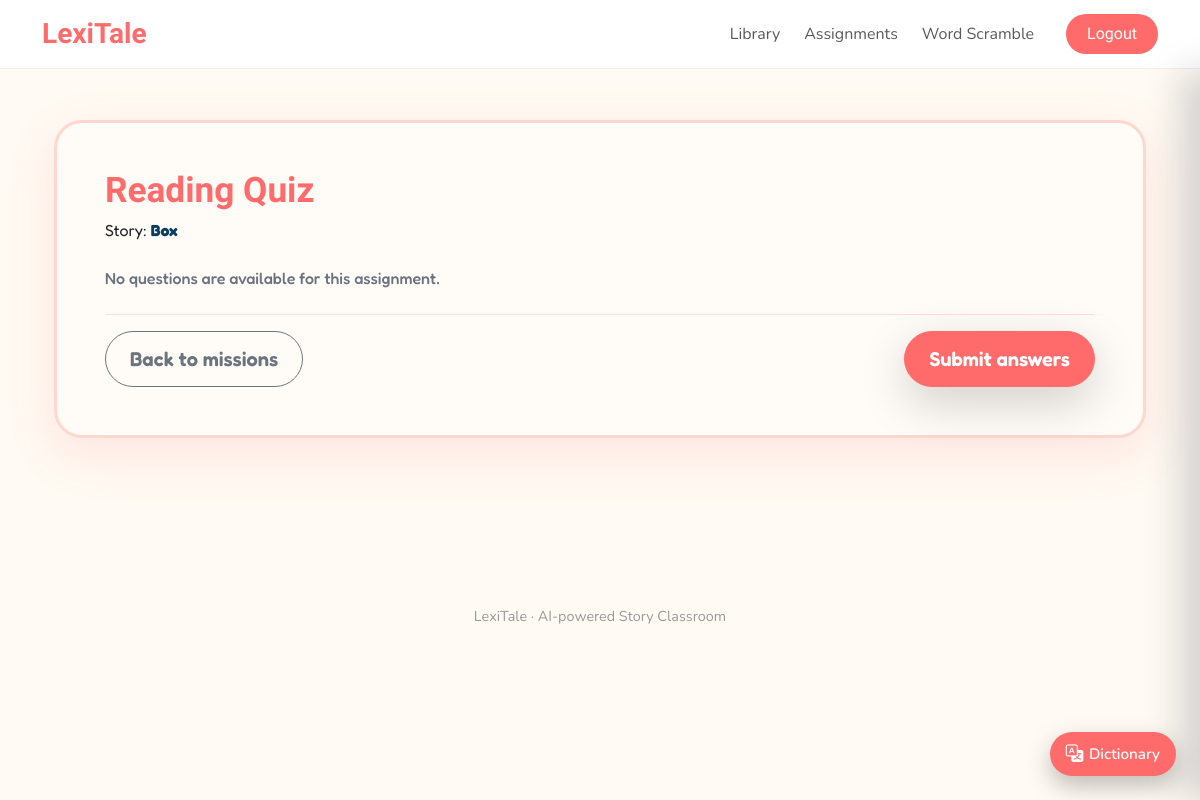
Page /assignments/1 (signed in) on the earlier database version.
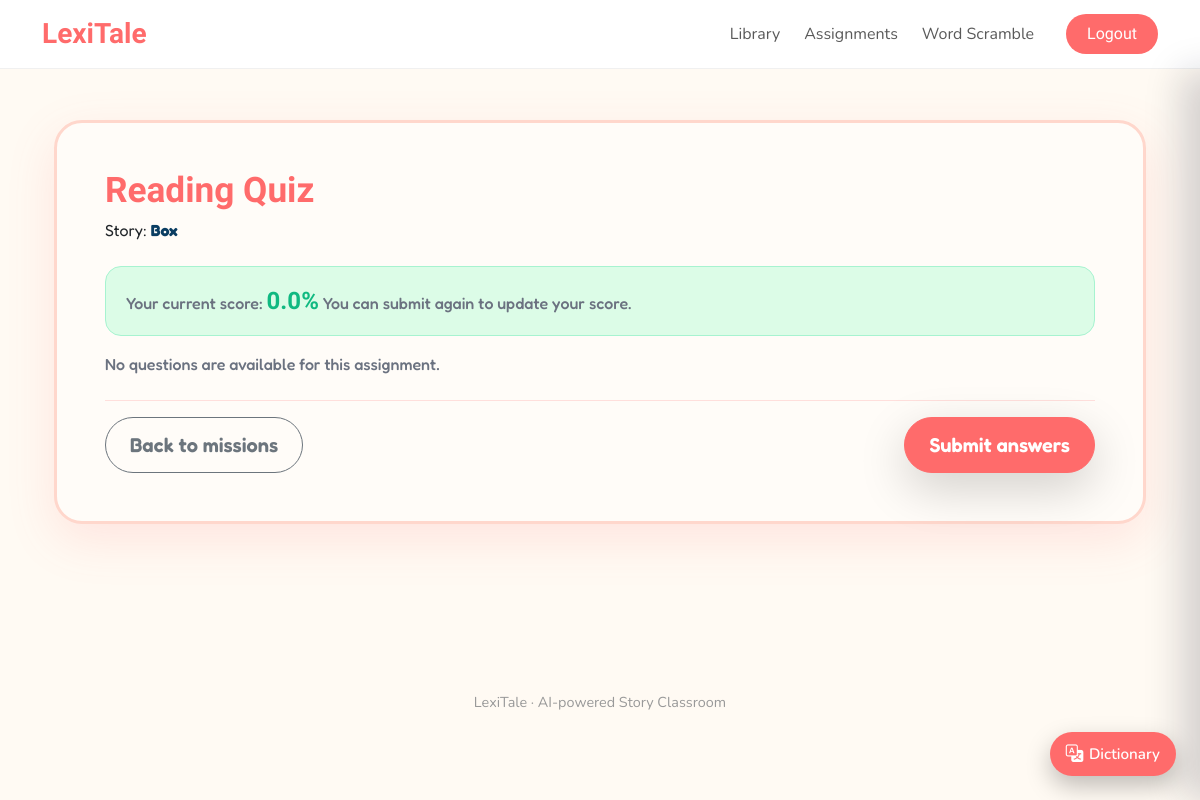
Same page on the later database version.
### tables this page shows
CREATE TABLE assignment_submissions (
            id INTEGER PRIMARY KEY AUTOINCREMENT,
            assignment_id INTEGER NOT NULL,
            user_id INTEGER NOT NULL,
            story_id INTEGER NOT NULL,
            draft_id INTEGER,
            completion_text TEXT,
            answers_json TEXT,
            score REAL,
            created_at TEXT DEFAULT (DATETIME('now')),
            updated_at TEXT DEFAULT (DATETIME('now')), comment TEXT, reviewed_at TEXT,
            FOREIGN KEY (assignment_id) REFERENCES assignments(id) ON DELETE CASCADE,
            FOREIGN KEY (story_id) REFERENCES stories(id) ON DELETE CASCADE,
            FOREIGN KEY (draft_id) REFERENCES finish_drafts(id) ON DELETE SET NULL,
            FOREIGN KEY (user_id) REFERENCES users(id) ON DELETE CASCADE
        );

### app.py (the view, shortened to what this page needs)
@app.route("/assignments/<int:assignment_id>", methods=["GET", "POST"])
@login_required
def assignment_detail(assignment_id: int):
    db = get_db()
    user_id = g.current_user["id"]
    assignment = db.execute(
        """
        SELECT * FROM assignments
        WHERE id = ? AND assignee_id = ?
        """,
        (assignment_id, user_id),
    ).fetchone()
    if not assignment:
        flash("Assignment not found or not assigned to you.", "warning")
        return redirect(url_for("assignments_list"))
    story = db.execute(
        "SELECT * FROM stories WHERE id = ?",
        (assignment["story_id"],),
    ).fetchone()
    if not story:
        flash("Story for this assignment could not be found.", "warning")
        return redirect(url_for("assignments_list"))
    draft = None
    if assignment.get("draft_id"):
        draft = db.execute(
            "SELECT * FROM finish_drafts WHERE id = ?",
            (assignment["draft_id"],),
        ).fetchone()
    submission = db.execute(
        """
        SELECT *
        FROM assignment_submissions
        WHERE assignment_id = ? AND user_id = ?
        ORDER BY datetime(updated_at) DESC
        LIMIT 1
        """,
        (assignment_id, user_id),
    ).fetchone()
    if assignment["assignment_type"] == "finish":
        if request.method == "POST":
            completion_text = (request.form.get("completion_text") or "").strip()
            if not completion_text:
                flash("Please write your ending before submitting.", "warning")
                return redirect(request.url)
            now = datetime.utcnow().isoformat(timespec="seconds")
            if submission:
                db.execute(
                    """
                    UPDATE assignment_submissions
                    SET completion_text = ?, updated_at = ?
                    WHERE id = ?
                    """,
                    (completion_text, now, submission["id"]),
                )
            else:
                db.execute(
                    """
                    INSERT INTO assignment_submissions
                    (assignment_id, user_id, story_id, draft_id,
                     completion_text, created_at, updated_at)
                    VALUES (?, ?, ?, ?, ?, ?, ?)
                    """,
                    (
                        assignment_id,
                        user_id,
                        assignment["story_id"],
                        assignment["draft_id"],
                        completion_text,
                        now,
                        now,
                    ),
                )
            db.execute(
                """
                UPDATE assignments
                SET status = 'submitted',
                    attempt_count = COALESCE(attempt_count, 0) + 1
                WHERE id = ?
                """,
                (assignment_id,),
            )
            db.commit()
            flash("Your story ending has been submitted.", "success")
            return redirect(url_for("assignments_list"))
        return render_template(
            "assignment_finish.html",
            assignment=assignment,
            story=story,
            draft=draft,
            submission=submission,
        )
    elif assignment["assignment_type"] == "mcq":
        questions = []
        if assignment.get("questions_json"):
            try:
                questions = json.loads(assignment["questions_json"])
            except Exception as e:
                log_input("mcq_questions_parse_error", {"error": str(e)})
        return render_template(
            "assignment_mcq.html",
            assignment=assignment,
            story=story,
            questions=questions,
            submission=submission,
            just_submitted=False,
        )
    flash("Unknown assignment type.", "warning")
    return redirect(url_for("assignments_list"))

### app.py (called while the page is built)
def dict_factory(cursor, row):
    d = {}
    for idx, col in enumerate(cursor.description):
        d[col[0]] = row[idx]
    return d

def get_db():
    if "db" not in g:
        conn = sqlite3.connect(DB_PATH)
        conn.row_factory = dict_factory
        g.db = conn
    return g.db

@app.before_request
def load_current_user():
    g.current_user = None
    uid = session.get("user_id")
    if uid:
        db = get_db()
        g.current_user = db.execute("SELECT * FROM users WHERE id = ?", (uid,)).fetchone()

@app.context_processor
def inject_user():
    return {"current_user": g.get("current_user")}

def login_required(view_func):
    @wraps(view_func)
    def _wrapped(*args, **kwargs):
        if not (g.get("current_user") and g.current_user.get("id")):
            next_url = request.full_path if request.query_string else request.path
            return redirect(url_for("login", next=next_url))
        return view_func(*args, **kwargs)
    return _wrapped

### templates/assignment_mcq.html (shortened to what this page needs)
{% extends "base2.html" %}
{% block content %}
<div class="container mt-4 mb-5">
  <div class="row justify-content-center">
    <div class="col-12">
      <div class="card border-0 quiz-card-v8">
        <div class="card-body p-4 p-md-5">
          <h1 class="mb-2 quiz-main-title">Reading Quiz</h1>
          <p class="mb-4 quiz-sub-text">
            Story: <strong class="text-deep-blue">{{ story.title }}</strong>
          </p>
          {% set score = submission.score if submission and submission.score is not none else assignment.score %}
          {% if score is not none %}
            <div class="alert alert-success quiz-alert-v8 quiz-score-alert quiz-text-body">
              Your current score: <strong class="score-number-highlight">{{ '%.1f'|format(score) }}%</strong>
              You can submit again to update your score.
            </div>
          {% endif %}
          <form method="post">
            {% if questions %}
              {% for q in questions %}
                {% set q_index = loop.index0 %}
                <div class="mb-5 question-block-v8">
                  <div class="fw-semibold mb-2 quiz-question-text">
                    Q{{ loop.index }}. {{ q.question }}
                  </div>
                  <div class="ms-1 quiz-options-wrap">
                    {% for opt in q.options %}
                      <div class="form-check form-check-lg quiz-form-check">
                        <input
                          class="form-check-input quiz-radio-input"
                          type="radio"
                          name="q{{ q_index }}"
                          id="q{{ q_index }}_opt{{ loop.index0 }}"
                          value="{{ loop.index0 }}"
                          required
                        >
                        <label class="form-check-label quiz-text-body" for="q{{ q_index }}_opt{{ loop.index0 }}">
                          {{ opt }}
                        </label>
                      </div>
                    {% endfor %}
                  </div>
                </div>
              {% endfor %}
            {% else %}
              <p class="text-muted quiz-text-body">No questions are available for this assignment.</p>
            {% endif %}
            <div class="d-flex justify-content-between mt-4 pt-3 border-top-soft">
              <a href="{{ url_for('assignments_list') }}" class="btn btn-lg btn-outline-secondary quiz-text-button rounded-pill">
                Back to missions
              </a>
              <button type="submit" class="btn btn-lg btn-action-primary quiz-text-button rounded-pill shadow-lg">
                Submit answers
              </button>
            </div>
          </form>
        </div>
      </div>
    </div>
  </div>
</div>
{% endblock %}

Differences in the rows shown:
added assignment_submissions: score "0.0"
Other differences:
text now shown: "Your current score: % You can submit again to update your score."
